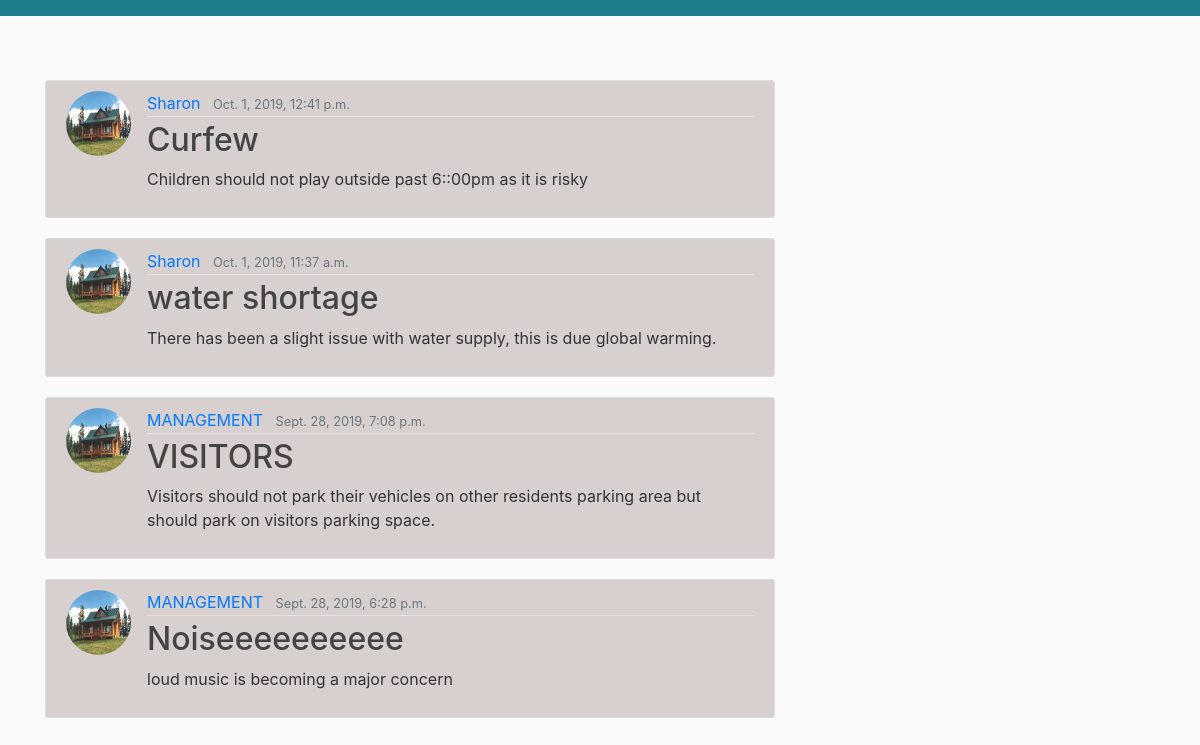
/, run on an earlier commit of the app's database.
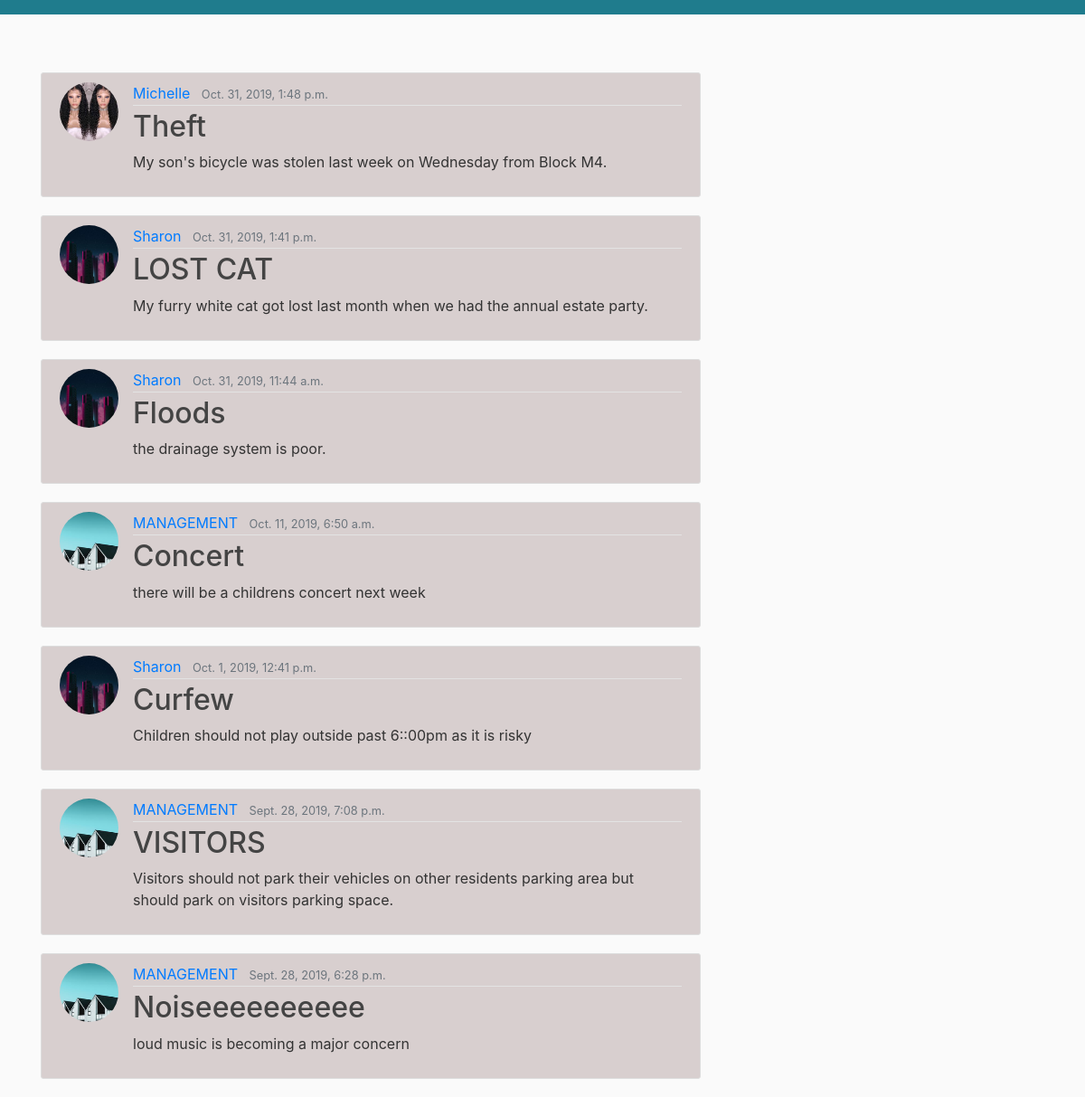
And on a later commit of the database.
### project/models.py (models this page shows, shortened)
class Post(models.Model):
    title = models.CharField(max_length=50)
    content = models.TextField()
    date_posted = models.DateTimeField(default=timezone.now)
    Personel = models.ForeignKey(User, on_delete=models.CASCADE)

### users/models.py (models this page shows, shortened)
class Profile(models.Model):
    user = models.OneToOneField(User, on_delete=models.CASCADE)
    image = models.ImageField(default='default.jpg', upload_to='profile_pics')

### project/views.py (the view)
# urls.py: path('', PostListView.as_view(), name='project_home'),
class PostListView(ListView):
    model = Post
    template_name = 'project/home.html'
    context_object_name = 'posts'
    ordering = ['-date_posted'] #posts to be rendered from latest to oldest(adding the minus sign helps in this )

### project/templates/project/home.html
{% extends "project/base.html"%}
{% block content %}
    {% for post in posts%}
    <article class="media content-section">
      <img class="rounded-circle article-img" src="{{ post.Personel.profile.image.url }}">
            <div class="media-body">
              <div class="article-metadata">
                <a class="mr-2" href="#">{{ post.Personel }}</a>
                <small class="text-muted">{{ post.date_posted }}</small>
              </div>
              <h2><a class="article-title" href="{% url 'post_detail' post.id%}">{{ post.title }}</a></h2>
              <p class="article-content">{{ post.content }}</p>
            </div>
          </article>
    {% endfor%}
{% endblock content %}

### project/templates/project/base.html (shortened to what this page needs)
{% load staticfiles %}
<!DOCTYPE html>
<html>
<head>
    <link rel="stylesheet" href="https://stackpath.bootstrapcdn.com/bootstrap/4.3.1/css/bootstrap.min.css">
    <link rel="stylesheet" type="text/css"  href="{% static 'project/main.css'%}">
</head>
<body>
        <header class="site-header">
                <nav class="navbar navbar-expand-md navbar-dark bg-steel fixed-top">
                </nav>
              </header>
              <main role="main" class="container">
                    <div class="row">
                      <div class="col-md-8">
                        {% block content %}{% endblock %}
                      </div>
                      <div class="col-md-4">
                    </div>
                  </main>
</body>
</html>

### project/static/project/main.css (style rules this page uses)
body { background: #fafafa; color: #333333; margin-top: 5rem; }
h1, h2, h3, h4, h5, h6 { color: #444444; }
.bg-steel { background-color: #1f7c8d; }
.content-section { background: #d8cfcf; padding: 10px 20px; border: 1px solid #dddddd; border-radius: 3px; margin-bottom: 20px; }
.article-title { color: #444444; }
.article-content { white-space: pre-line; }
.article-img { height: 65px; width: 65px; margin-right: 16px; }
.article-metadata { padding-bottom: 1px; margin-bottom: 4px; border-bottom: 1px solid #e3e3e3 }

What changed in the data, as far as the page shows it:
removed Post: Personel.profile.image (placeholder picture), Personel "Sharon", date_posted "Oct. 1, 2019, 11:37 a.m.", title "water shortage", content "There has been a slight issue with water supply, this is due global warming."
added Post: Personel.profile.image (picture), Personel "Michelle", date_posted "Oct. 31, 2019, 1:48 p.m.", title "Theft", content "My son's bicycle was stolen last week on Wednesday from Block M4."
added Post: Personel.profile.image (picture), Personel "Sharon", date_posted "Oct. 31, 2019, 1:41 p.m.", title "LOST CAT", content "My furry white cat got lost last month when we had the annual estate party."
added Post: Personel.profile.image (picture), Personel "Sharon", date_posted "Oct. 31, 2019, 11:44 a.m.", title "Floods", content "the drainage system is poor."
added Post: Personel.profile.image (picture), Personel "MANAGEMENT", date_posted "Oct. 11, 2019, 6:50 a.m.", title "Concert", content "there will be a childrens concert next week"
changed through a linked row, Post "Curfew": Personel.profile.image: picture added in place of a placeholder
changed through a linked row, Post "VISITORS": Personel.profile.image: picture added in place of a placeholder
changed through a linked row, Post "Noiseeeeeeeeee": Personel.profile.image: picture added in place of a placeholder
